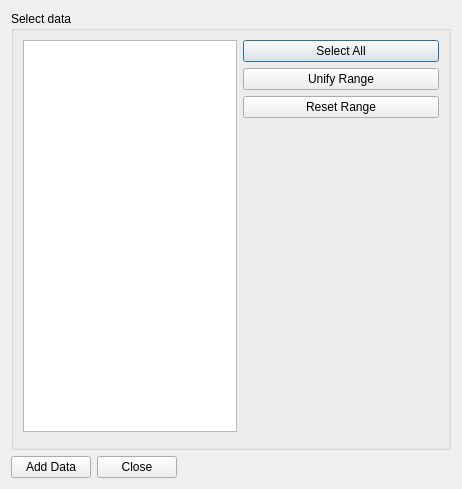
<?xml version="1.0" encoding="UTF-8"?>
<ui version="4.0">
 <class>AddWorkspaceMultiDialog</class>
 <widget class="QDialog" name="AddWorkspaceMultiDialog">
  <property name="geometry">
   <rect>
    <x>0</x>
    <y>0</y>
    <width>462</width>
    <height>489</height>
   </rect>
  </property>
  <property name="windowTitle">
   <string>Multi Data Selection </string>
  </property>
  <layout class="QGridLayout" name="gridLayout">
   <item row="0" column="0">
    <layout class="QVBoxLayout" name="verticalLayout">
     <property name="sizeConstraint">
      <enum>QLayout::SetMinAndMaxSize</enum>
     </property>
     <item>
      <widget class="QGroupBox" name="gbSelectData">
       <property name="sizePolicy">
        <sizepolicy hsizetype="Preferred" vsizetype="Preferred">
         <horstretch>0</horstretch>
         <verstretch>50</verstretch>
        </sizepolicy>
       </property>
       <property name="layoutDirection">
        <enum>Qt::LeftToRight</enum>
       </property>
       <property name="title">
        <string>Select data</string>
       </property>
       <property name="flat">
        <bool>false</bool>
       </property>
       <layout class="QGridLayout" name="gridLayout_2">
        <item row="0" column="0">
         <widget class="MantidQt::MantidWidgets::WorkspaceMultiSelector" name="tbWorkspace">
          <property name="sizePolicy">
           <sizepolicy hsizetype="Expanding" vsizetype="Preferred">
            <horstretch>0</horstretch>
            <verstretch>0</verstretch>
           </sizepolicy>
          </property>
          <property name="minimumSize">
           <size>
            <width>200</width>
            <height>200</height>
           </size>
          </property>
          <property name="frameShape">
           <enum>QFrame::StyledPanel</enum>
          </property>
          <property name="frameShadow">
           <enum>QFrame::Plain</enum>
          </property>
          <property name="sizeAdjustPolicy">
           <enum>QAbstractScrollArea::AdjustToContents</enum>
          </property>
          <property name="alternatingRowColors">
           <bool>false</bool>
          </property>
          <property name="selectionBehavior">
           <enum>QAbstractItemView::SelectRows</enum>
          </property>
          <property name="showGrid">
           <bool>true</bool>
          </property>
          <property name="gridStyle">
           <enum>Qt::SolidLine</enum>
          </property>
          <property name="rowCount">
           <number>0</number>
          </property>
          <property name="columnCount">
           <number>0</number>
          </property>
          <attribute name="verticalHeaderVisible">
           <bool>false</bool>
          </attribute>
          <attribute name="verticalHeaderHighlightSections">
           <bool>false</bool>
          </attribute>
         </widget>
        </item>
        <item row="0" column="1">
         <layout class="QVBoxLayout" name="verticalLayout_2">
          <item>
           <widget class="QPushButton" name="pbSelAll">
            <property name="sizePolicy">
             <sizepolicy hsizetype="Minimum" vsizetype="Fixed">
              <horstretch>0</horstretch>
              <verstretch>0</verstretch>
             </sizepolicy>
            </property>
            <property name="minimumSize">
             <size>
              <width>100</width>
              <height>0</height>
             </size>
            </property>
            <property name="text">
             <string>Select All</string>
            </property>
            <property name="checkable">
             <bool>false</bool>
            </property>
            <property name="flat">
             <bool>false</bool>
            </property>
           </widget>
          </item>
          <item>
           <widget class="QPushButton" name="pbUnify">
            <property name="sizePolicy">
             <sizepolicy hsizetype="Minimum" vsizetype="Fixed">
              <horstretch>0</horstretch>
              <verstretch>0</verstretch>
             </sizepolicy>
            </property>
            <property name="minimumSize">
             <size>
              <width>100</width>
              <height>0</height>
             </size>
            </property>
            <property name="text">
             <string>Unify Range</string>
            </property>
            <property name="checkable">
             <bool>false</bool>
            </property>
            <property name="flat">
             <bool>false</bool>
            </property>
           </widget>
          </item>
          <item>
           <widget class="QPushButton" name="pbResetDefault">
            <property name="enabled">
             <bool>true</bool>
            </property>
            <property name="sizePolicy">
             <sizepolicy hsizetype="Minimum" vsizetype="Fixed">
              <horstretch>0</horstretch>
              <verstretch>0</verstretch>
             </sizepolicy>
            </property>
            <property name="minimumSize">
             <size>
              <width>100</width>
              <height>0</height>
             </size>
            </property>
            <property name="text">
             <string>Reset Range</string>
            </property>
            <property name="checkable">
             <bool>false</bool>
            </property>
            <property name="flat">
             <bool>false</bool>
            </property>
           </widget>
          </item>
          <item>
           <spacer name="verticalSpacer">
            <property name="minimumSize">
             <size>
              <width>196</width>
              <height>0</height>
             </size>
            </property>
            <property name="orientation">
             <enum>Qt::Vertical</enum>
            </property>
            <property name="sizeType">
             <enum>QSizePolicy::Expanding</enum>
            </property>
            <property name="sizeHint" stdset="0">
             <size>
              <width>20</width>
              <height>40</height>
             </size>
            </property>
           </spacer>
          </item>
         </layout>
        </item>
        <item row="1" column="0" rowspan="2" colspan="2">
         <widget class="MantidQt::API::FileFinderWidget" name="dsInputFiles" native="true">
          <property name="sizePolicy">
           <sizepolicy hsizetype="Expanding" vsizetype="Fixed">
            <horstretch>0</horstretch>
            <verstretch>0</verstretch>
           </sizepolicy>
          </property>
          <property name="minimumSize">
           <size>
            <width>30</width>
            <height>0</height>
           </size>
          </property>
          <property name="findRunFiles" stdset="0">
           <bool>false</bool>
          </property>
          <property name="label" stdset="0">
           <string>Input File</string>
          </property>
          <property name="multipleFiles" stdset="0">
           <bool>true</bool>
          </property>
          <property name="fileExtensions" stdset="0">
           <stringlist>
            <string>_red.nxs</string>
            <string>_sqw.nxs</string>
           </stringlist>
          </property>
         </widget>
        </item>
       </layout>
      </widget>
     </item>
     <item>
      <layout class="QHBoxLayout" name="horizontalLayout_2">
       <item>
        <widget class="QPushButton" name="pbAdd">
         <property name="sizePolicy">
          <sizepolicy hsizetype="Preferred" vsizetype="Fixed">
           <horstretch>0</horstretch>
           <verstretch>0</verstretch>
          </sizepolicy>
         </property>
         <property name="minimumSize">
          <size>
           <width>20</width>
           <height>0</height>
          </size>
         </property>
         <property name="text">
          <string>Add Data</string>
         </property>
        </widget>
       </item>
       <item>
        <widget class="QPushButton" name="pbClose">
         <property name="sizePolicy">
          <sizepolicy hsizetype="Preferred" vsizetype="Fixed">
           <horstretch>0</horstretch>
           <verstretch>0</verstretch>
          </sizepolicy>
         </property>
         <property name="minimumSize">
          <size>
           <width>20</width>
           <height>0</height>
          </size>
         </property>
         <property name="text">
          <string>Close</string>
         </property>
        </widget>
       </item>
       <item>
        <spacer name="horizontalSpacer">
         <property name="orientation">
          <enum>Qt::Horizontal</enum>
         </property>
         <property name="sizeType">
          <enum>QSizePolicy::Expanding</enum>
         </property>
         <property name="sizeHint" stdset="0">
          <size>
           <width>0</width>
           <height>0</height>
          </size>
         </property>
        </spacer>
       </item>
      </layout>
     </item>
    </layout>
   </item>
  </layout>
 </widget>
 <customwidgets>
  <customwidget>
   <class>MantidQt::MantidWidgets::WorkspaceMultiSelector</class>
   <extends>QTableWidget</extends>
   <header>MantidQtWidgets/Common/WorkspaceMultiSelector.h</header>
  </customwidget>
  <customwidget>
   <class>MantidQt::API::FileFinderWidget</class>
   <extends>QWidget</extends>
   <header>MantidQtWidgets/Common/FileFinderWidget.h</header>
   <container>1</container>
  </customwidget>
 </customwidgets>
 <resources/>
 <connections/>
 <slots>
  <slot>addData()</slot>
 </slots>
</ui>
